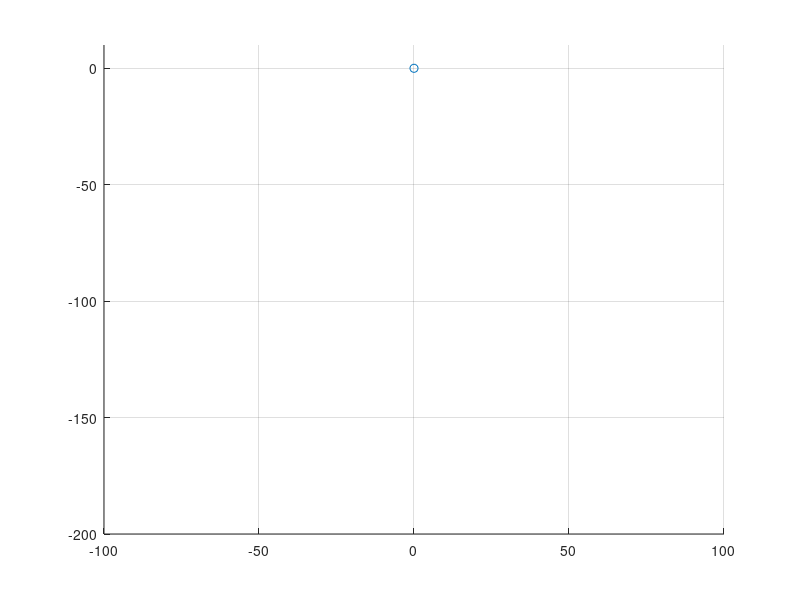

The MATLAB script that drew this image: (Note: this script raises an error after producing the figure.)
%% Test
clear all
clc
load('IphoneCamera.mat')

npics = 1;
plotFlag = true;

if(plotFlag)
   figure; hold on; grid on;
    plot(0,0,'o')
    axis([-100 100 -200 10]);
end
tic
for i = 1:npics
    i/npics*100
    
    %filename = [cd,'/images/Circle/Image-' num2str(i,'%05d') '.jpeg'];
    filename = [cd,'/images/Image-30cm.jpeg'];

    img = imread(filename);
    imOrig = imresize(img,[1200,1200]);
%        ims{i} = imOrig;

    [im, newOrigin] = undistortImage(imOrig, cameraParams, 'OutputView', 'full');
    im = imOrig;
    imshow(im)

    [imagePoints, boardSize] = detectCheckerboardPoints(im);

    squareSize = 25; % in millimeters
    worldPoints = generateCheckerboardPoints(boardSize, squareSize);

    imagePoints = imagePoints + newOrigin; % adds newOrigin to every row of imagePoints

    % Compute rotation and translation of the camera.
    [R, t] = extrinsics(imagePoints, worldPoints, cameraParams);
    ts(i,:) = t;
    
    % Compute camera pose.
    [orientation, location] = extrinsicsToCameraPose(R, t);

    positions(i,1) = location(1)/10;
    positions(i,2) = location(3)/10;
    
    if (plotFlag)
        scatter(positions(i,1),positions(i,2),'r','x');
        %pause(1e-3)
        drawnow()
    end
    
end
toc

